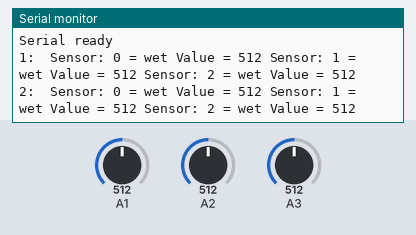
Simulated run of this program. Board: Arduino Nano, built with avr-gcc and run on an emulated ATmega328P. Parts: the last lines printed to the serial monitor. The inputs (shaded band) are chosen by the test bench; at power-on: A1 = 512, A2 = 512, A3 = 512.

Above: at 2.8 s.
2.9 s: A1 set to 487
At 3.8 s:
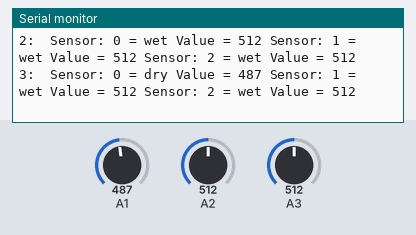
5.5 s: A2 set to 489
At 6.8 s:
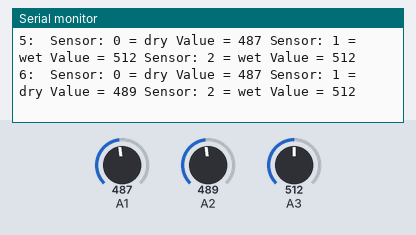
8.5 s: A3 set to 489
At 9.6 s:
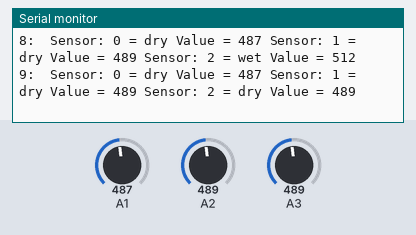
Timing chart, 0 to 11.5 s (numbered marks = the images above; inputs shaded):
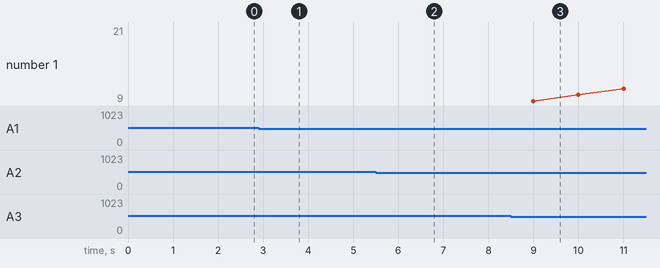

The program:

main.cpp
```cpp
#include <Arduino.h>
#include <water_sensor.h>

unsigned long ms, t0 = 0;         // used for timing
unsigned long msdelay = 1000;     // output should happen once a second
int threshold = 500;              // threshold to decide if "soil" is wet or dry
                                  // 500 works fine in many szenarios
int n = 0;                        // iteration counter

void setup()
{
  Serial.begin(9600);
  Serial.println("\nSerial ready");

  // GPIO definition of water sensors
  // The power switch in this setup is done by *one* transistor at A0
  // Make sure the used driver (transistor, MOSFET, ...) is sufficient
  // to drive the required current for the sensors.
  // One sensor can consume up to 170mA.

  waterSensorInit(WTR_SNSR1, A1, A0);
  waterSensorInit(WTR_SNSR2, A2, A0);
  waterSensorInit(WTR_SNSR3, A3, A0);
}

void loop()
{
  if ((ms = millis()) - t0 >= msdelay) {                 // run code only msdelay milliseconds
    t0 = ms;                                              // remember start time
    Serial.print(++n);
    Serial.print(": ");
    for (int i = 0; i < getMaxWaterSensors(); ++i) {             // iterate through all sensors
      Serial.print(" Sensor: ");
      Serial.print(i);
      if (isDry(waterSensors(i), threshold)) {            // ask if water sensor reports "dry"
        Serial.print(" = dry ");
      } else {
        Serial.print(" = wet ");
      }
      Serial.print("Value = ");
      Serial.print(waterSensorRead(waterSensors(i)));     // print the raw value which was measured
    }
    Serial.println();
  }
}
```

Measured:
- the behaviour switches between 500 and 499 on A1 (found by bisection; images 0 and 1)
- the behaviour switches between 500 and 499 on A2 (found by bisection; images 1 and 2)
- the behaviour switches between 500 and 499 on A3 (found by bisection; images 2 and 3)
- after the input at 2.9 s, the serial monitor: prints a new line after 0.10 s (image 1)
- after the input at 5.5 s, the serial monitor: prints a new line after 0.50 s (image 2)
- after the input at 8.5 s, the serial monitor: prints a new line after 0.50 s (image 3)
